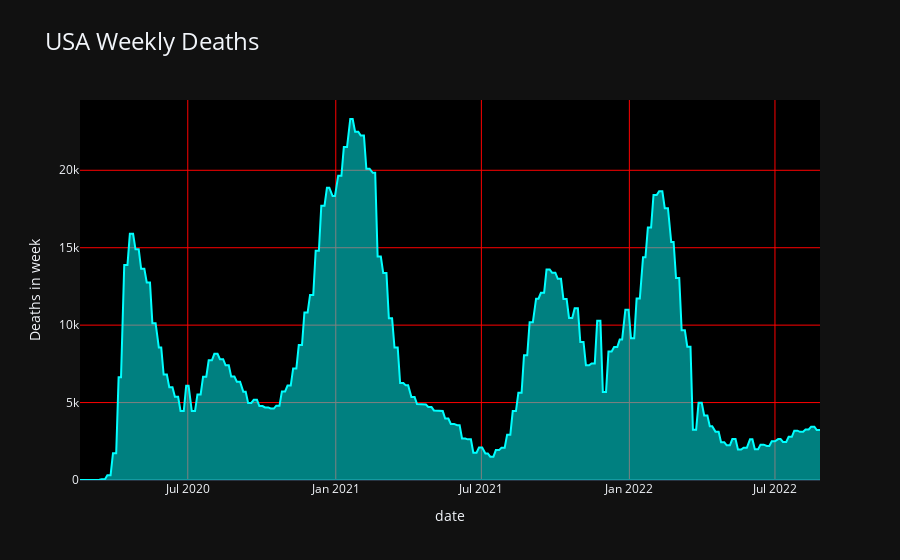

Source (notebook cell):
### Code cell
# fig = px.line(sp, x='ts', y='prices', labels={'ts': 'Время', 'prices': 'Цена'}, title='График цены токена LIDO DAO')
fig = px.area(cv,x='date', y='weekly_deaths',labels={'ts': 'Время', 'prices': 'Цена'}, title='USA Weekly Deaths',template = 'plotly_dark')
fig.update_traces(line=dict(color='cyan', width=2))  # Изменить цвет и толщину линии
fig.update_layout(plot_bgcolor='black', title_font=dict(size=24))  # Изменить цвет фона и размер заголовка
fig.update_xaxes(showgrid=True, gridwidth=1, gridcolor='red')  # Добавить сетку на оси x
fig.update_yaxes(showgrid=True, gridwidth=1, gridcolor='red',title = "Deaths in week")  # Добавить сетку на оси y
fig.show()

### Figure 1 — Plotly figure (JSON) as saved in the notebook; plotly's stock layout.template omitted (floating-point values rounded to 4 significant figures; data arrays with more than 128 entries replaced by an {"elided": "..."} marker saying what was removed)
{"data": [{"fillpattern": {"shape": ""}, "hovertemplate": "date=%{x}<br>weekly_deaths=%{y}<extra></extra>", "legendgroup": "", "line": {"color": "cyan", "width": 2}, "marker": {"symbol": "circle"}, "mode": "lines", "name": "", "orientation": "v", "showlegend": false, "stackgroup": "1", "type": "scatter", "x": {"elided": "638 str values"}, "xaxis": "x", "y": {"elided": "638 int values"}, "yaxis": "y"}], "layout": {"legend": {"tracegroupgap": 0}, "plot_bgcolor": "black", "title": {"font": {"size": 24}, "text": "USA Weekly Deaths"}, "xaxis": {"anchor": "y", "domain": [0, 1], "gridcolor": "red", "gridwidth": 1, "showgrid": true, "title": {"text": "date"}}, "yaxis": {"anchor": "x", "domain": [0, 1], "gridcolor": "red", "gridwidth": 1, "showgrid": true, "title": {"text": "Deaths in week"}}}}
